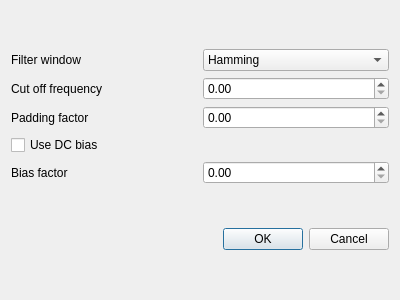
<?xml version="1.0" encoding="UTF-8"?>
<ui version="4.0">
 <class>ProjectionFilterDlg</class>
 <widget class="QDialog" name="ProjectionFilterDlg">
  <property name="geometry">
   <rect>
    <x>0</x>
    <y>0</y>
    <width>400</width>
    <height>300</height>
   </rect>
  </property>
  <property name="windowTitle">
   <string>Dialog</string>
  </property>
  <layout class="QVBoxLayout" name="verticalLayout_2">
   <item>
    <layout class="QGridLayout" name="gridLayout">
     <item row="1" column="0">
      <widget class="QLabel" name="label_2">
       <property name="text">
        <string>Cut off frequency</string>
       </property>
      </widget>
     </item>
     <item row="0" column="0">
      <widget class="QLabel" name="label">
       <property name="text">
        <string>Filter window</string>
       </property>
      </widget>
     </item>
     <item row="3" column="0">
      <widget class="QCheckBox" name="check_bias">
       <property name="toolTip">
        <string>The reconstruction filter sets the DC component to zero which will introduce a bias in the reconstructed image. This value is a scaling factor of the first harmonic. </string>
       </property>
       <property name="text">
        <string>Use DC bias</string>
       </property>
      </widget>
     </item>
     <item row="0" column="1">
      <widget class="QComboBox" name="combo_filterwindow">
       <property name="toolTip">
        <string>Selects the weights of the apodization filter that is applied on the ramp filter required by the filtered back projection algorithm.</string>
       </property>
       <property name="currentIndex">
        <number>3</number>
       </property>
       <item>
        <property name="text">
         <string>Ram-Lak</string>
        </property>
       </item>
       <item>
        <property name="text">
         <string>Shepp-Logan</string>
        </property>
       </item>
       <item>
        <property name="text">
         <string>von Hann</string>
        </property>
       </item>
       <item>
        <property name="text">
         <string>Hamming</string>
        </property>
       </item>
       <item>
        <property name="text">
         <string>Butterworth</string>
        </property>
       </item>
      </widget>
     </item>
     <item row="2" column="1">
      <widget class="QDoubleSpinBox" name="entry_padding">
       <property name="toolTip">
        <string>The reconstruction filter is computed using FFT. The length of the padding is one factor for a bias in the reconstructed data. Use at least a factor 2, avoid too long padding - it takes time to process.</string>
       </property>
      </widget>
     </item>
     <item row="1" column="1">
      <widget class="QDoubleSpinBox" name="entry_cutoff">
       <property name="toolTip">
        <string>The cut off frequency for the lowpass characteristics of the apodization filter.</string>
       </property>
      </widget>
     </item>
     <item row="2" column="0">
      <widget class="QLabel" name="label_3">
       <property name="text">
        <string>Padding factor</string>
       </property>
      </widget>
     </item>
     <item row="4" column="0">
      <widget class="QLabel" name="label_4">
       <property name="text">
        <string>Bias factor</string>
       </property>
      </widget>
     </item>
     <item row="4" column="1">
      <widget class="QDoubleSpinBox" name="entry_biasfactor">
       <property name="toolTip">
        <string>Determines how large the DC-bias should be.</string>
       </property>
      </widget>
     </item>
    </layout>
   </item>
   <item>
    <widget class="QDialogButtonBox" name="buttonBox">
     <property name="orientation">
      <enum>Qt::Horizontal</enum>
     </property>
     <property name="standardButtons">
      <set>QDialogButtonBox::Cancel|QDialogButtonBox::Ok</set>
     </property>
    </widget>
   </item>
  </layout>
 </widget>
 <resources/>
 <connections>
  <connection>
   <sender>buttonBox</sender>
   <signal>accepted()</signal>
   <receiver>ProjectionFilterDlg</receiver>
   <slot>accept()</slot>
   <hints>
    <hint type="sourcelabel">
     <x>248</x>
     <y>254</y>
    </hint>
    <hint type="destinationlabel">
     <x>157</x>
     <y>274</y>
    </hint>
   </hints>
  </connection>
  <connection>
   <sender>buttonBox</sender>
   <signal>rejected()</signal>
   <receiver>ProjectionFilterDlg</receiver>
   <slot>reject()</slot>
   <hints>
    <hint type="sourcelabel">
     <x>316</x>
     <y>260</y>
    </hint>
    <hint type="destinationlabel">
     <x>286</x>
     <y>274</y>
    </hint>
   </hints>
  </connection>
 </connections>
</ui>
